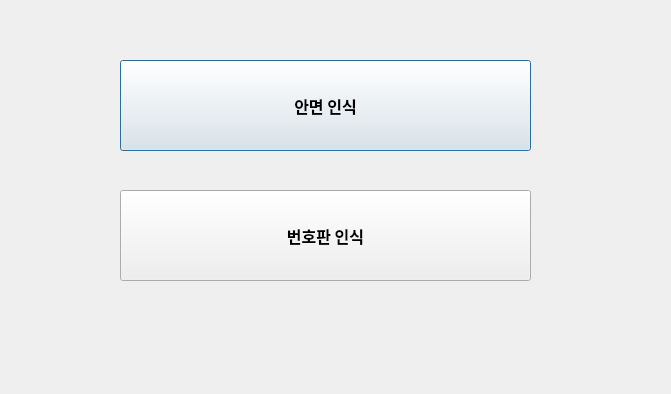
<?xml version="1.0" encoding="UTF-8"?>
<ui version="4.0">
 <class>Dialog</class>
 <widget class="QDialog" name="Dialog">
  <property name="geometry">
   <rect>
    <x>0</x>
    <y>0</y>
    <width>671</width>
    <height>394</height>
   </rect>
  </property>
  <property name="windowTitle">
   <string>FullCover</string>
  </property>
  <widget class="QPushButton" name="facebtn">
   <property name="geometry">
    <rect>
     <x>120</x>
     <y>60</y>
     <width>411</width>
     <height>91</height>
    </rect>
   </property>
   <property name="font">
    <font>
     <family>맑은 고딕</family>
     <pointsize>12</pointsize>
     <weight>75</weight>
     <bold>true</bold>
    </font>
   </property>
   <property name="text">
    <string>안면 인식</string>
   </property>
  </widget>
  <widget class="QPushButton" name="carbtn">
   <property name="geometry">
    <rect>
     <x>120</x>
     <y>190</y>
     <width>411</width>
     <height>91</height>
    </rect>
   </property>
   <property name="font">
    <font>
     <family>맑은 고딕</family>
     <pointsize>12</pointsize>
     <weight>75</weight>
     <bold>true</bold>
    </font>
   </property>
   <property name="text">
    <string>번호판 인식</string>
   </property>
  </widget>
 </widget>
 <resources/>
 <connections/>
</ui>
